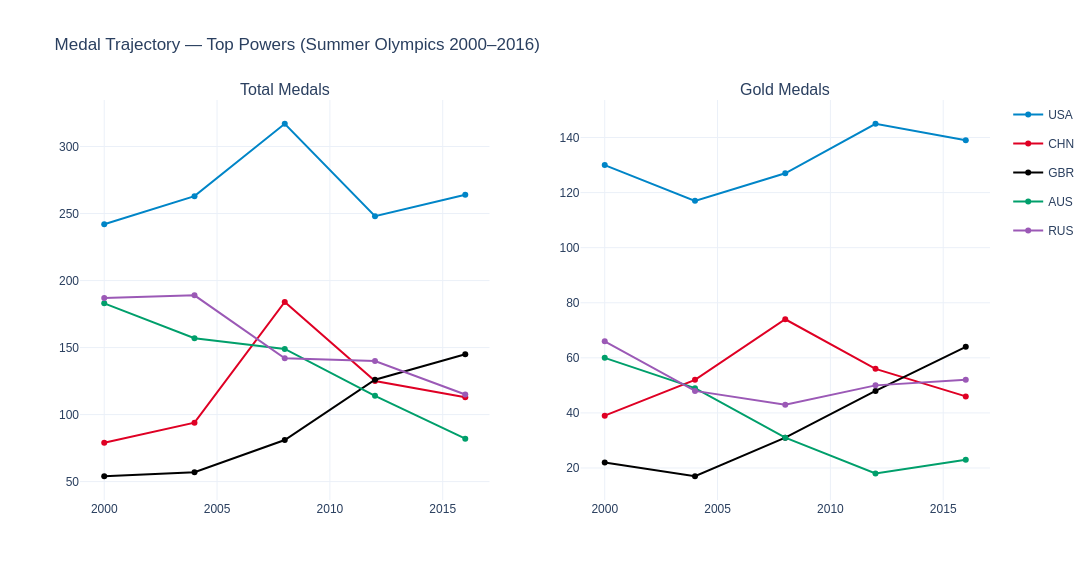

The cell this chart's notebook holds for it:
### Markdown cell above
## 7. Medal Trajectory — USA vs China (2000–2016)

### Code cell
rivalry_nocs = ['USA', 'CHN', 'GBR', 'AUS', 'RUS']
rivalry_data = (
    summer[(summer['Year'] >= 2000) & (summer['NOC'].isin(rivalry_nocs))]
    .groupby(['Year', 'NOC', 'Medal'])['ID']
    .count()
    .reset_index()
    .rename(columns={'ID': 'Count'})
)

rivalry_total = (
    rivalry_data.groupby(['Year', 'NOC'])['Count']
    .sum()
    .reset_index()
)
rivalry_gold = (
    rivalry_data[rivalry_data['Medal'] == 'Gold']
    .groupby(['Year', 'NOC'])['Count']
    .sum()
    .reset_index()
    .rename(columns={'Count': 'Gold'})
)

fig = make_subplots(rows=1, cols=2,
                    subplot_titles=['Total Medals', 'Gold Medals'])

colors_map = {'USA': OLY['blue'], 'CHN': OLY['red'], 'GBR': OLY['black'],
              'AUS': OLY['green'], 'RUS': '#9B59B6'}

for noc in rivalry_nocs:
    sub_total = rivalry_total[rivalry_total['NOC'] == noc]
    sub_gold  = rivalry_gold[rivalry_gold['NOC'] == noc]
    fig.add_trace(
        go.Scatter(x=sub_total['Year'], y=sub_total['Count'],
                   mode='lines+markers', name=noc,
                   line=dict(color=colors_map[noc], width=2),
                   legendgroup=noc),
        row=1, col=1
    )
    fig.add_trace(
        go.Scatter(x=sub_gold['Year'], y=sub_gold['Gold'],
                   mode='lines+markers', name=noc,
                   line=dict(color=colors_map[noc], width=2),
                   legendgroup=noc, showlegend=False),
        row=1, col=2
    )

fig.update_layout(
    title='Medal Trajectory — Top Powers (Summer Olympics 2000–2016)',
    template='plotly_white', font_family='Arial',
    title_font_size=17, width=1200, height=580
)
fig.write_html(OUT_FIGS / 'noc_line_topPowerTrajectory.html')
fig.show()
logger.info('Saved top power trajectory chart.')

### Figure 1 — Plotly figure (JSON) as saved in the notebook; plotly's stock layout.template omitted (floating-point values rounded to 4 significant figures)
{"data": [{"legendgroup": "USA", "line": {"color": "#0085C7", "width": 2}, "mode": "lines+markers", "name": "USA", "type": "scatter", "x": [2000, 2004, 2008, 2012, 2016], "xaxis": "x", "y": [242, 263, 317, 248, 264], "yaxis": "y"}, {"legendgroup": "USA", "line": {"color": "#0085C7", "width": 2}, "mode": "lines+markers", "name": "USA", "showlegend": false, "type": "scatter", "x": [2000, 2004, 2008, 2012, 2016], "xaxis": "x2", "y": [130, 117, 127, 145, 139], "yaxis": "y2"}, {"legendgroup": "CHN", "line": {"color": "#DF0024", "width": 2}, "mode": "lines+markers", "name": "CHN", "type": "scatter", "x": [2000, 2004, 2008, 2012, 2016], "xaxis": "x", "y": [79, 94, 184, 125, 113], "yaxis": "y"}, {"legendgroup": "CHN", "line": {"color": "#DF0024", "width": 2}, "mode": "lines+markers", "name": "CHN", "showlegend": false, "type": "scatter", "x": [2000, 2004, 2008, 2012, 2016], "xaxis": "x2", "y": [39, 52, 74, 56, 46], "yaxis": "y2"}, {"legendgroup": "GBR", "line": {"color": "#000000", "width": 2}, "mode": "lines+markers", "name": "GBR", "type": "scatter", "x": [2000, 2004, 2008, 2012, 2016], "xaxis": "x", "y": [54, 57, 81, 126, 145], "yaxis": "y"}, {"legendgroup": "GBR", "line": {"color": "#000000", "width": 2}, "mode": "lines+markers", "name": "GBR", "showlegend": false, "type": "scatter", "x": [2000, 2004, 2008, 2012, 2016], "xaxis": "x2", "y": [22, 17, 31, 48, 64], "yaxis": "y2"}, {"legendgroup": "AUS", "line": {"color": "#009F6B", "width": 2}, "mode": "lines+markers", "name": "AUS", "type": "scatter", "x": [2000, 2004, 2008, 2012, 2016], "xaxis": "x", "y": [183, 157, 149, 114, 82], "yaxis": "y"}, {"legendgroup": "AUS", "line": {"color": "#009F6B", "width": 2}, "mode": "lines+markers", "name": "AUS", "showlegend": false, "type": "scatter", "x": [2000, 2004, 2008, 2012, 2016], "xaxis": "x2", "y": [60, 49, 31, 18, 23], "yaxis": "y2"}, {"legendgroup": "RUS", "line": {"color": "#9B59B6", "width": 2}, "mode": "lines+markers", "name": "RUS", "type": "scatter", "x": [2000, 2004, 2008, 2012, 2016], "xaxis": "x", "y": [187, 189, 142, 140, 115], "yaxis": "y"}, {"legendgroup": "RUS", "line": {"color": "#9B59B6", "width": 2}, "mode": "lines+markers", "name": "RUS", "showlegend": false, "type": "scatter", "x": [2000, 2004, 2008, 2012, 2016], "xaxis": "x2", "y": [66, 48, 43, 50, 52], "yaxis": "y2"}], "layout": {"annotations": [{"font": {"size": 16}, "showarrow": false, "text": "Total Medals", "x": 0.225, "xanchor": "center", "xref": "paper", "y": 1.0, "yanchor": "bottom", "yref": "paper"}, {"font": {"size": 16}, "showarrow": false, "text": "Gold Medals", "x": 0.775, "xanchor": "center", "xref": "paper", "y": 1.0, "yanchor": "bottom", "yref": "paper"}], "font": {"family": "Arial"}, "height": 580, "title": {"font": {"size": 17}, "text": "Medal Trajectory — Top Powers (Summer Olympics 2000–2016)"}, "width": 1200, "xaxis": {"anchor": "y", "domain": [0.0, 0.45]}, "xaxis2": {"anchor": "y2", "domain": [0.55, 1.0]}, "yaxis": {"anchor": "x", "domain": [0.0, 1.0]}, "yaxis2": {"anchor": "x2", "domain": [0.0, 1.0]}}}
